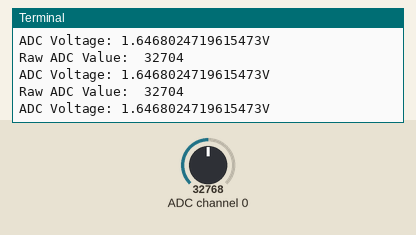
A program run on a simulated Raspberry Pi (BCM pin numbers). Shown: the last lines printed to the terminal. The test bench sets the inputs (shaded band); at power-on: ADC channel 0 = 32768 (analog values on the 0–65535 scale).

Above: at 1.2 s.
1.3 s: ADC channel 0 set to 45874
At 1.9 s:
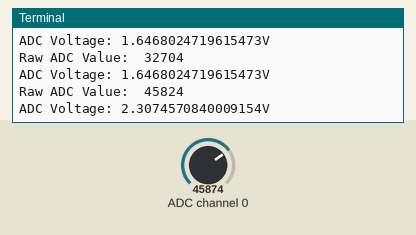
2.8 s: ADC channel 0 set to 57670
At 3.4 s:
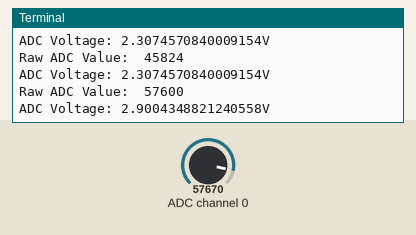
Timing chart, 0 to 5.8 s (numbered marks = the images above; inputs shaded):
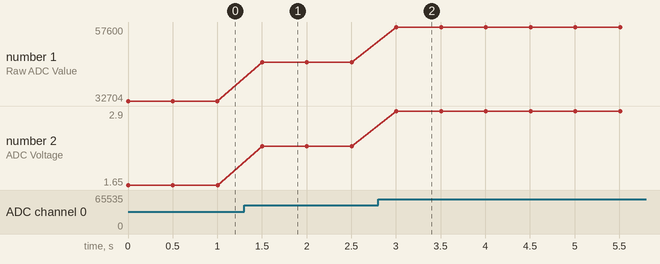

The program:

ada.py
```python
import busio
import digitalio
import board
import adafruit_mcp3xxx.mcp3008 as MCP
from adafruit_mcp3xxx.analog_in import AnalogIn
spi = busio.SPI(clock=board.SCK, MISO=board.MISO, MOSI=board.MOSI)
cs = digitalio.DigitalInOut(board.D5)
mcp = MCP.MCP3008(spi, cs)

channel = AnalogIn(mcp, MCP.P0)

import time
while True:
    print('Raw ADC Value: ', channel.value)
    print('ADC Voltage: ' + str(channel.voltage) + 'V')
    time.sleep(0.5)
```

Measured:
- after the input at 1.3 s, the terminal: prints a new line after 0.20 s (image 1)
- after the input at 2.8 s, the terminal: prints a new line after 0.21 s (image 2)
- plotted number 1: 32704 → 45824 after the input at 1.3 s, 45824 → 57600 after the input at 2.8 s
- plotted number 2: 1.65 → 2.31 after the input at 1.3 s, 2.31 → 2.9 after the input at 2.8 s
